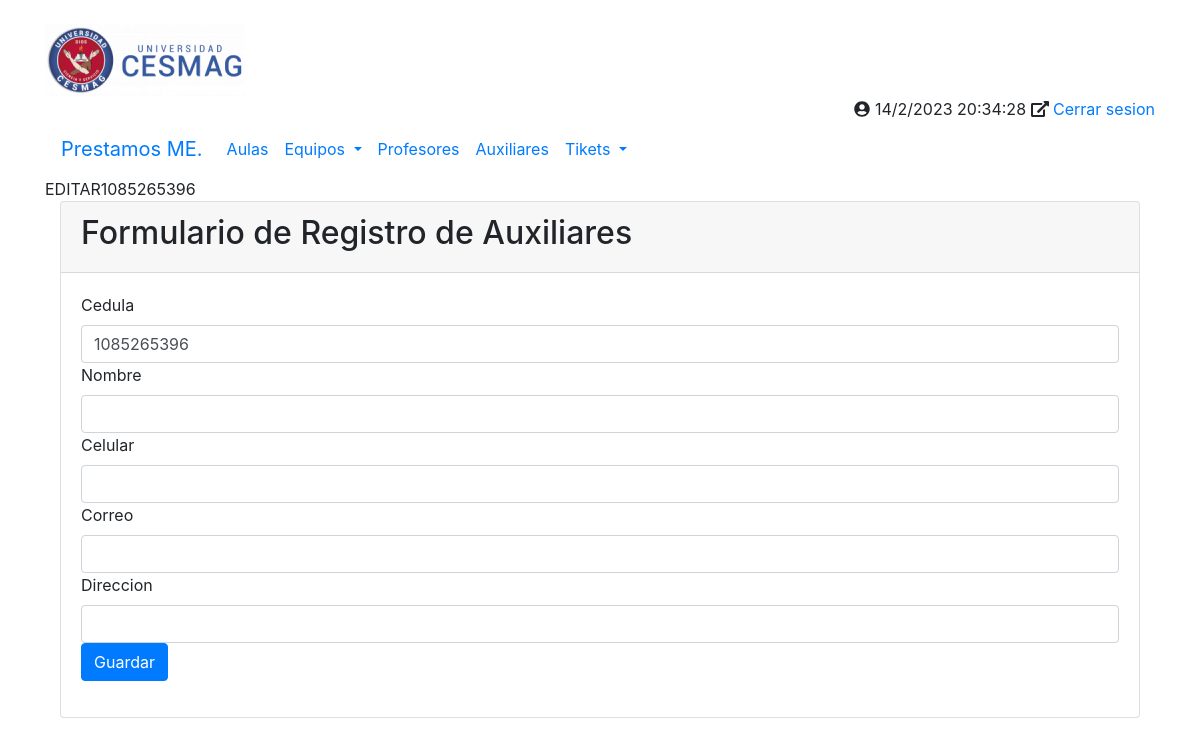
Before: /principal.php?opcion=editar-auxiliar&accion=EDITAR&cedula=1085265396 with the older database file.
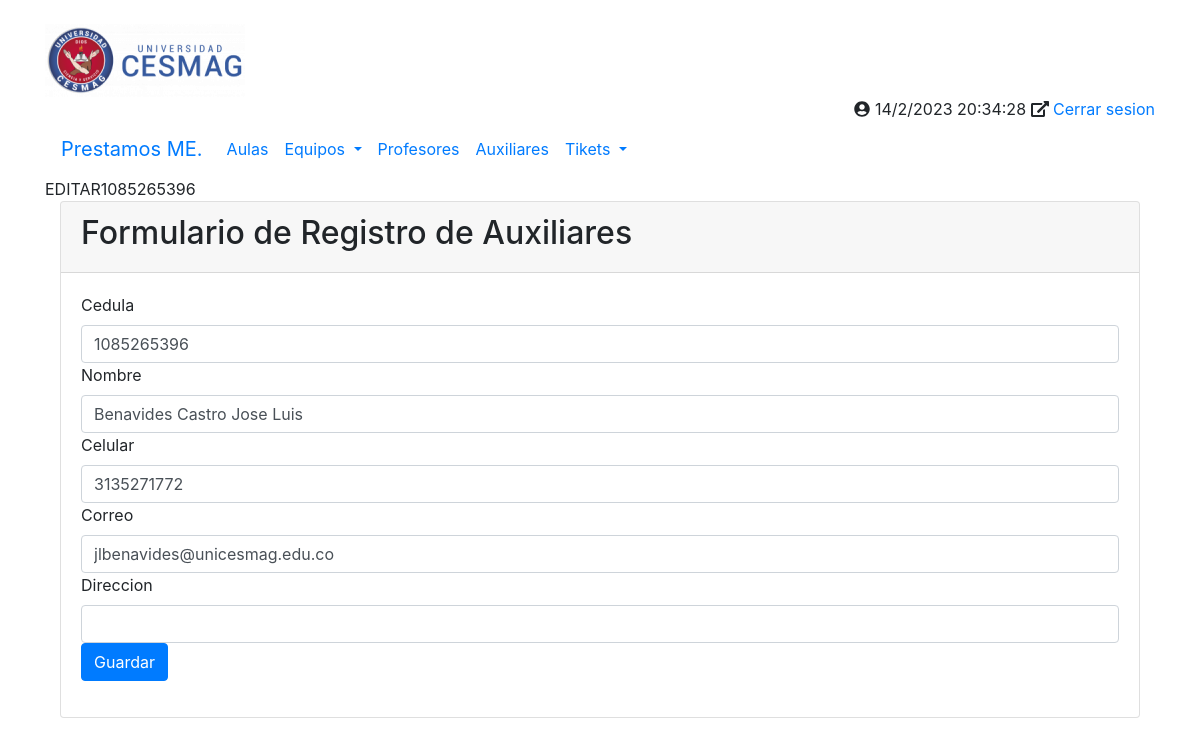
After: the same page with the newer database file.
### tables this page shows
CREATE TABLE `tbl_auxiliares` (
  `cedula` varchar(100) NOT NULL,
  `nombre` varchar(100) NOT NULL,
  `celular` varchar(100) DEFAULT NULL,
  `correo` varchar(100) DEFAULT NULL,
  `direccion` varchar(100) DEFAULT NULL
);

### php/auxiliares/nuevo_auxiliar.php (the view, shortened to what this page needs)
<?php
$accion = $_GET['accion'];
$cedula = $_GET['cedula'];
if ($accion == "ADICIONAR") {
    $cedula = 0;
    $nombre = "";
    $celular = "";
    $correo = "";
    $direccion = "";
} else {
    $conexion = conectarBD();
    $sSQL = "SELECT * FROM tbl_auxiliares WHERE cedula = $cedula";
    $datos = $conexion->query($sSQL);
    foreach ($datos as $filas) {
        $cedula = $filas['cedula'];
        $nombre = $filas['nombre'];
        $celular = $filas['celular'];
        $correo = $filas['correo'];
        $direccion = $filas['direccion'];
    }
}
echo $accion;
echo $cedula;
?>
<div class="container">
    <div class="card">
        <div class="card-header">
            <h2>Formulario de Registro de Auxiliares</h2>
        </div>
        <div class="card-body">
            <form class="form-group" action="php/auxiliares/guardar.php" method="POST">
                <label for="cedula">Cedula</label>
                <input type="text" name="cedula" value="<?php echo $cedula; ?>" class="form-control">
                <label for="nombre">Nombre</label>
                <input type="text" class="form-control" name="nombre" value="<?php echo $nombre; ?>">
                <label for="celular">Celular</label>
                <input type="text" class="form-control" name="celular" value="<?php echo $celular; ?>">
                <label for="correo">Correo</label>
                <input type="text" class="form-control" name="correo" value="<?php echo $correo; ?>">
                <label for="direccion">Direccion</label>
                <input type="text" class="form-control" name="direccion" value="<?php echo $direccion; ?>">
                <button class="btn btn-primary">Guardar</button>
            </form>
        </div>
    </div>
</div>

Changed rows visible on the page:
added tbl_auxiliares: cedula "1085265396", nombre "Benavides Castro Jose Luis", celular "3135271772", correo "jlbenavides@unicesmag.edu.co"
Other visible differences:
$cedula: "1085265396" → (not shown)
form field cedula: "1085265396" → (not shown)
